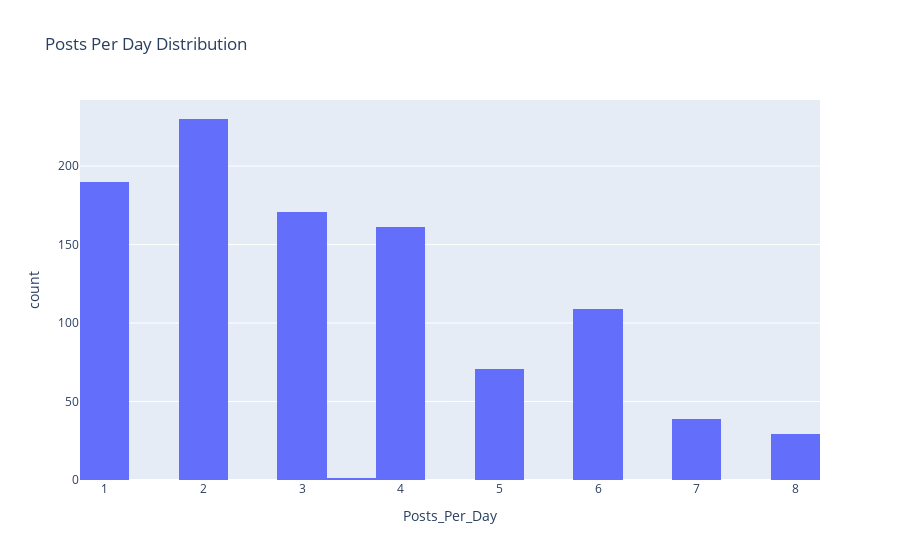

Here is the notebook cell this chart was saved with:
### Code cell
plt = px.histogram(df, x='Posts_Per_Day', title='Posts Per Day Distribution')
plt.show()

### Figure 1 — Plotly figure (JSON) as saved in the notebook; plotly's stock layout.template omitted (floating-point values rounded to 4 significant figures; data arrays with more than 128 entries replaced by an {"elided": "..."} marker saying what was removed)
{"data": [{"bingroup": "x", "hovertemplate": "Posts_Per_Day=%{x}<br>count=%{y}<extra></extra>", "legendgroup": "", "marker": {"color": "#636efa", "pattern": {"shape": ""}}, "name": "", "orientation": "v", "showlegend": false, "type": "histogram", "x": {"elided": "1001 float values"}, "xaxis": "x", "yaxis": "y"}], "layout": {"barmode": "relative", "legend": {"tracegroupgap": 0}, "title": {"text": "Posts Per Day Distribution"}, "xaxis": {"anchor": "y", "domain": [0, 1], "title": {"text": "Posts_Per_Day"}}, "yaxis": {"anchor": "x", "domain": [0, 1], "title": {"text": "count"}}}}
